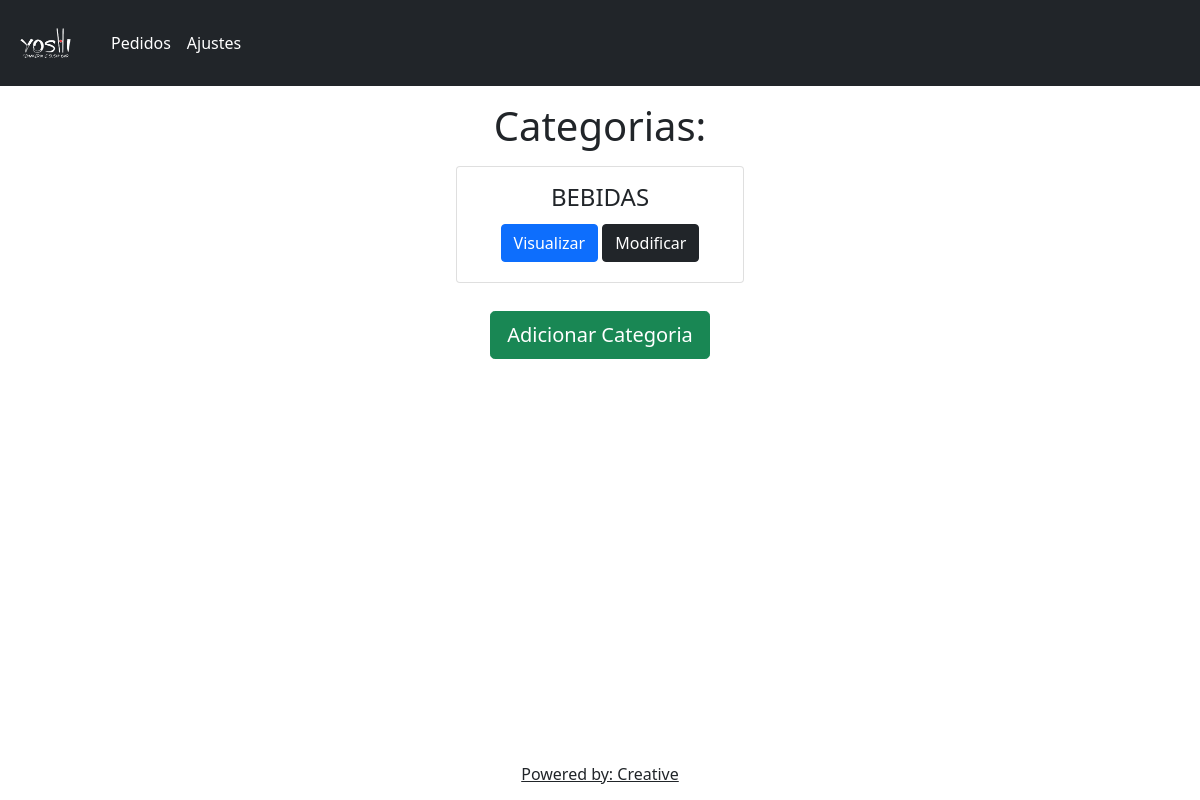
The page /meus_produtos/ (signed in) on the database as committed earlier.
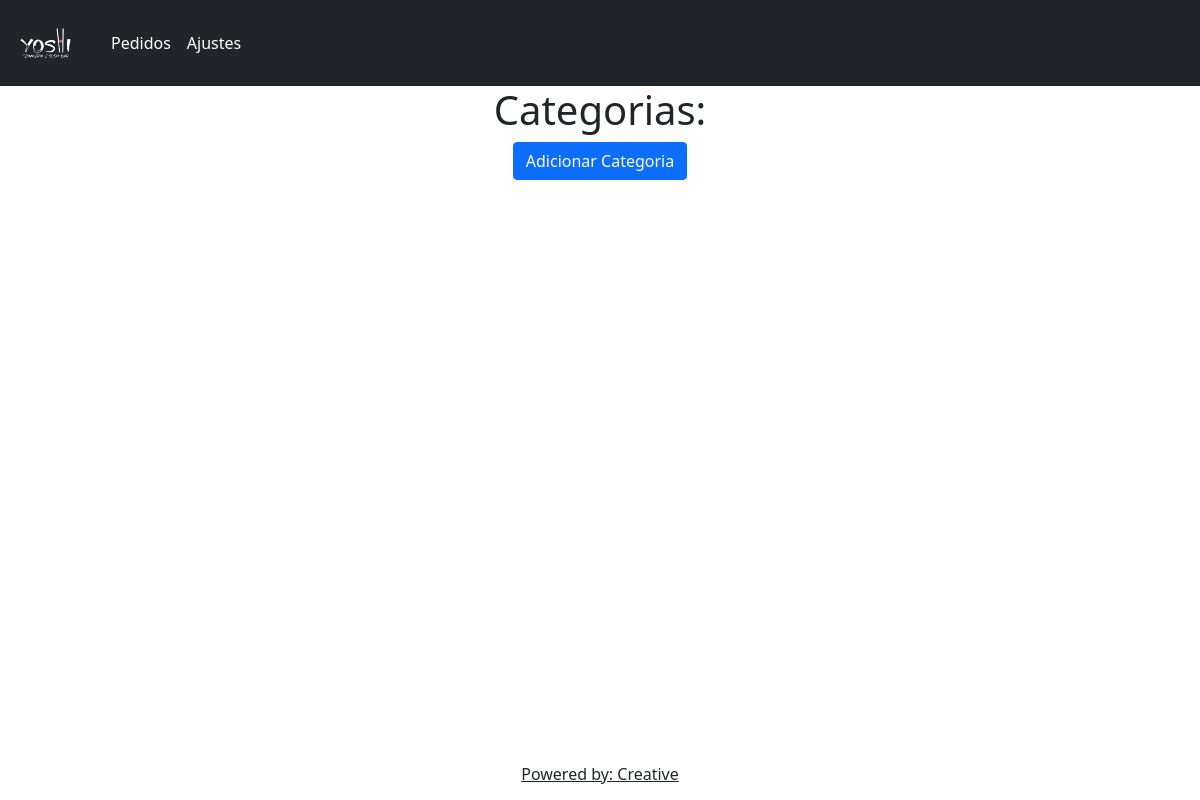
The same page on the database as committed later.
### menu/models.py (models this page shows, shortened)
class Item_classificacao(models.Model):
    text = models.CharField(max_length=25,unique=True)
    class Meta:
        verbose_name_plural = "Categorias"

### menu/views.py (the view)
# urls.py: path('meus_produtos/',menuView, name='adm_view'),
@login_required
def menuView(request):
    user_status = get_object_or_404(User, pk=request.user.id)
    boolean_statuses = user_status.main
    categoria = Item_classificacao.objects.all()
    quantidade = 0
    for i in categoria:
        quantidade += 1
    context = {
        'categorias' : categoria, 'status': boolean_statuses,'quantidade': quantidade,
    }
    return render(request,'menu/classificacao/menu.html',context=context)

### templates/menu/classificacao/menu.html (shortened to what this page needs)
<!doctype html>
{% load static%}
<html lang="pt-br">
  <head>
    <link href="{% static '/css/bootstrap.css' %}" rel="stylesheet">
  </head>
  <body>
    {% include 'base/meus_produtos.html' %}
    <div class="container-fluid">
        {% include 'snippets/menu_snippets/categorias/menu_category_snippet.html' with instance=obj %}
    </div>
    {% if quantidade < 5 %}
    {% include 'footer/fixed_position_footer.html' %}
    {% else %}
    <div class="pt-3">
    {% include 'footer/register_white.html' %}
    {% endif %}
  </body>
</html>

### templates/snippets/menu_snippets/categorias/menu_category_snippet.html (shortened to what this page needs)
{% load static %}
{% block content %}
    {% if categorias %}
            <div class="container text-center my-3">
                <h1>Categorias:</h1>
                <div class="container">
                    <div class="row justify-content-center">
                        {% for cat in categorias %}
                        <div class="card my-2 mx-2" style="width: 18rem;">
                            <div class="card-body">
                              <h4 class="card-title">{{cat.text}}</h4>
                              <a class="btn btn-primary my-1" href="/produtos_por_categoria/{{cat.text}}/">Visualizar</a>
                              {% if status == True %}
                              <a class="btn btn-dark" href="#" role="button" id="dropdownMenuLink" data-bs-toggle="dropdown" aria-expanded="false">
                                Modificar
                                {% endif %}
                            </a>
                            </div>
                        </div>
                        {% endfor %}
                        <div class="d-flex justify-content-center my-3">
                            <ul class="list-group d-flex justify-content-center">
                                {% if status == True %}
                                <a class="btn btn-success btn-lg my-1" href="/adicionar_categoria/">Adicionar Categoria</a>
                                {% endif %}
                            </ul>
                        </div>
                    </div>
                {% else %}
                <div class="container-fluid text-center">
                <h1>Categorias:</h1>
                    <a class="btn btn-primary" href="/adicionar_categoria/">Adicionar Categoria</a>
                </div>
            </div>
    {% endif %}
{% endblock %}

Rows that differ between the two databases and show on the page:
removed Item_classificacao: text "BEBIDAS"
